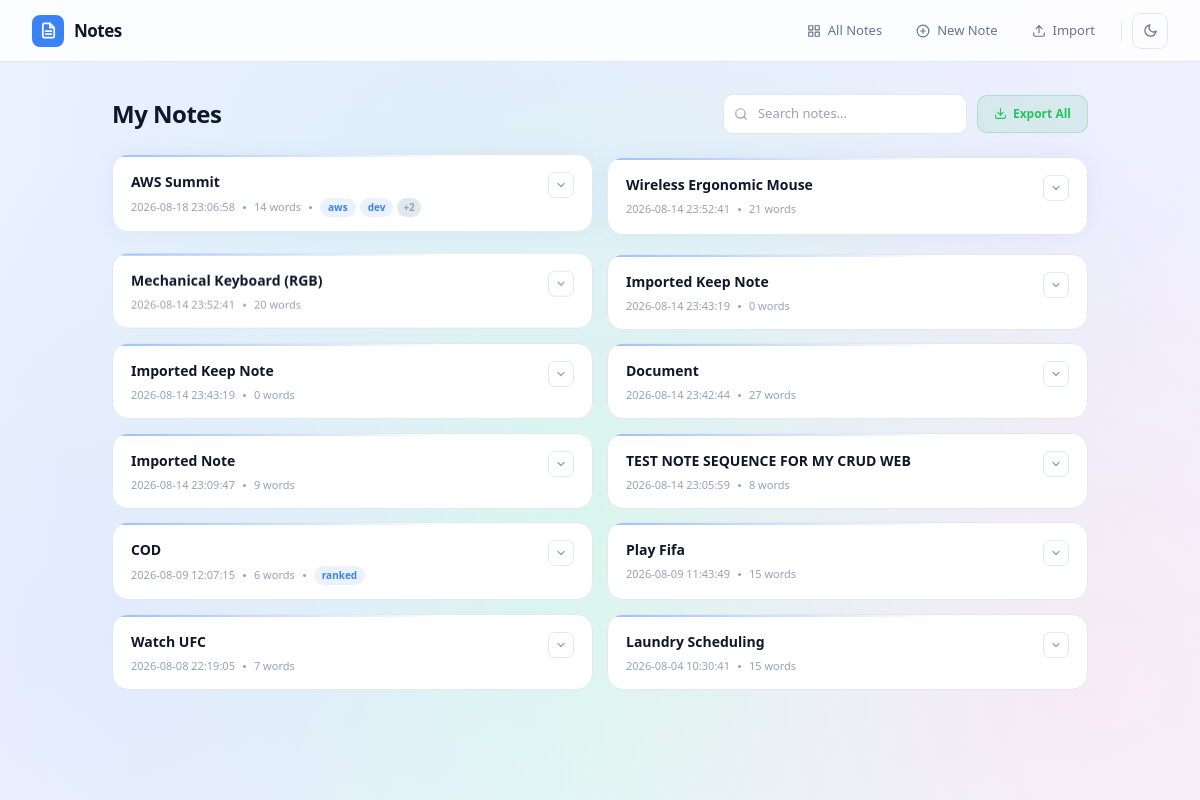
The page / on the database its author committed.
### tables this page shows
CREATE TABLE notes (
            id INTEGER PRIMARY KEY AUTOINCREMENT,
            title TEXT NOT NULL,
            content TEXT NOT NULL
        , is_pinned INTEGER DEFAULT 0, created_at TEXT, updated_at TEXT, word_count INTEGER DEFAULT 0);

CREATE TABLE tags (
            id INTEGER PRIMARY KEY AUTOINCREMENT,
            name TEXT NOT NULL UNIQUE
        );

### app.py (the view)
@app.route('/')
def index():
    conn = get_connection()
    query = request.args.get('q', '')
    search_term = f"%{query}%"
    if query:
        notes = conn.execute(
            'SELECT * FROM notes WHERE title LIKE ? OR content LIKE ? ORDER BY is_pinned DESC, created_at DESC',
            (search_term, search_term)
        ).fetchall()
    else:
        notes = conn.execute(
            'SELECT * FROM notes ORDER BY is_pinned DESC, created_at DESC'
        ).fetchall()
    notes = [dict(note) for note in notes]
    for note in notes:
        tags = conn.execute('''
            SELECT tags.name FROM tags
            JOIN note_tags ON tags.id = note_tags.tag_id
            WHERE note_tags.note_id = ?
        ''', (note['id'],)).fetchall()
        note['tags'] = [tag['name'] for tag in tags]
    conn.close()
    return render_template('index.html', notes=notes, query=query or '')

### app.py (called while the page is built)
@app.template_filter('format_date')
def format_value(value):
    if not value:
        return ''
    try:
        from datetime import datetime
        dt = datetime.strptime(value, '%Y-%m-%d %H:%M:$S')
        return dt.strftime('%-d %b').lstrip('0')
    except:
        return value

### database.py (called while the page is built)
def get_connection():
    conn = sqlite3.connect('notes.db')
    conn.row_factory = sqlite3.Row
    return conn

### templates/index.html (shortened to what this page needs)
{% extends "base.html" %}
{% block content %}
<div class="page-header">
  <h1 class="page-title">My Notes</h1>
  <div class="page-actions">
    <form method="GET" action="{{ url_for('index') }}" style="display:contents">
      <div class="search-wrap">
        <input type="text" name="q" value="{{ query or '' }}" placeholder="Search notes..." class="search-input">
      </div>
    </form>
    <a href="{{ url_for('export_all_notes') }}" class="btn-export-all">
      <svg viewBox="0 0 24 24" fill="none" stroke="currentColor" stroke-width="2" stroke-linecap="round" stroke-linejoin="round">
        <path d="M21 15v4a2 2 0 0 1-2 2H5a2 2 0 0 1-2-2v-4"/>
        <polyline points="7 10 12 15 17 10"/>
        <line x1="12" y1="15" x2="12" y2="3"/>
      </svg>
      Export All
    </a>
  </div>
</div>
<div class="notes-grid">
{% if notes %}
  {% for note in notes %}
  <div class="note-card" id="card-{{ note['id'] }}">
    <div class="card-header" onclick="window.location='{{ url_for('view_note', note_id=note['id']) }}'">
      <div class="card-header-content">
        <div class="card-title">
          {{ note['title'] }}
        </div>
        <div class="card-meta-row">
          <span class="card-date">{{ note['created_at'] | format_date }}</span>
          <span class="card-dot"></span>
          <span class="card-wordcount">{{ note['word_count'] }} words</span>
          {% if note['tags'] %}
          <span class="card-dot"></span>
          <div class="card-tags">
            {% for tag in note['tags'][:2] %}
            <span class="tag-pill">{{ tag }}</span>
            {% endfor %}
            {% if note['tags']|length > 2 %}
            <span class="tag-overflow">+{{ note['tags']|length - 2 }}</span>
            {% endif %}
          </div>
          {% endif %}
        </div>
      </div>
      <button class="card-chevron" id="chev-{{ note['id'] }}"
        onclick="event.stopPropagation(); toggleActions({{ note['id'] }})">
        <svg viewBox="0 0 24 24" fill="none" stroke="currentColor" stroke-width="2.5" stroke-linecap="round" stroke-linejoin="round">
          <polyline points="6 9 12 15 18 9"/>
        </svg>
      </button>
    </div>
  </div>
  {% endfor %}
{% endif %}
</div>
{% endblock %}

### static/style.css (style rules this page uses)
:root { --bg: #f0f4ff; --surface: #ffffff; --border: #e2e8f0; --text: #0f172a; --text-muted: #64748b; --text-subtle: #94a3b8; --accent: #3b82f6; --accent-light: rgba(59,130,246,0.1); --danger: #ef4444; --success: #22c55e; --warning: #f59e0b; --nav-bg: rgba(255,255,255,0.85); --nav-height: 62px; }
* { margin: 0; padding: 0; box-sizing: border-box; }
body { background: var(--bg); color: var(--text); font-family: 'Segoe UI', system-ui, -apple-system, sans-serif; min-height: 100vh; overflow-x: hidden; transition: background 0.4s, color 0.4s; }
.page-header { display: flex; align-items: center; justify-content: space-between; margin-bottom: 28px; flex-wrap: wrap; gap: 12px; }
.page-title { font-size: 24px; font-weight: 800; color: var(--text); letter-spacing: -0.5px; }
.page-actions { display: flex; gap: 10px; align-items: center; flex-wrap: wrap; }
.search-wrap { position: relative; min-width: 240px; }
.search-input { width: 100%; padding: 9px 12px 9px 34px; background: var(--surface); border: 1px solid var(--border); border-radius: 10px; color: var(--text); font-size: 13px; font-family: inherit; outline: none; transition: border-color 0.2s, box-shadow 0.2s; }
.search-input::placeholder { color: var(--text-subtle); }
.btn-export-all { padding: 9px 16px; background: rgba(34,197,94,0.1); border: 1px solid rgba(34,197,94,0.25); border-radius: 10px; color: var(--success); font-size: 12px; font-weight: 600; cursor: pointer; text-decoration: none; font-family: inherit; transition: all 0.2s; display: inline-flex; align-items: center; gap: 6px; white-space: nowrap; }
.btn-export-all svg { width: 13px; height: 13px; }
.notes-grid { display: grid; grid-template-columns: repeat(2, 1fr); gap: 14px; }
.note-card { background: var(--surface); border: 1px solid var(--border); border-radius: 16px; overflow: hidden; position: relative; transition: border-color 0.25s, box-shadow 0.25s, background 0.4s; will-change: transform; }
.note-card::before { content: ''; position: absolute; top: 0; left: 0; right: 0; height: 2px; background: linear-gradient(90deg, var(--accent), transparent 70%); opacity: 0.5; z-index: 1; }
.card-header { padding: 16px 18px 14px; display: flex; align-items: flex-start; gap: 10px; cursor: pointer; }
.card-header-content { flex: 1; min-width: 0; }
.card-title { font-size: 14px; font-weight: 700; color: var(--text); margin-bottom: 6px; white-space: nowrap; overflow: hidden; text-overflow: ellipsis; }
.card-meta-row { display: flex; align-items: center; gap: 8px; flex-wrap: nowrap; overflow: hidden; }
.card-date, .card-wordcount { font-size: 11px; color: var(--text-subtle); white-space: nowrap; flex-shrink: 0; }
.card-dot { width: 3px; height: 3px; border-radius: 50%; background: var(--text-subtle); flex-shrink: 0; }
.card-tags { display: flex; gap: 4px; overflow: hidden; flex: 1; align-items: center; }
.tag-pill { font-size: 10px; font-weight: 600; padding: 2px 8px; border-radius: 20px; background: var(--accent-light); color: var(--accent); white-space: nowrap; flex-shrink: 0; }
.tag-overflow { font-size: 10px; font-weight: 600; padding: 2px 6px; border-radius: 20px; background: var(--border); color: var(--text-subtle); white-space: nowrap; flex-shrink: 0; }
.card-chevron { width: 26px; height: 26px; border-radius: 7px; border: 1px solid var(--border); background: transparent; color: var(--text-subtle); cursor: pointer; display: flex; align-items: center; justify-content: center; flex-shrink: 0; transition: all 0.2s; margin-top: 1px; }
.card-chevron svg { width: 12px; height: 12px; transition: transform 0.25s cubic-bezier(0.4,0,0.2,1); }

### rows shown on the page
notes: title "AWS Summit", created_at "2026-08-18 23:06:58", word_count "14", tags|length "2"
tags: name "aws"
tags: name "dev"
notes: title "Wireless Ergonomic Mouse", created_at "2026-08-14 23:52:41", word_count "21"
notes: title "Mechanical Keyboard (RGB)", created_at "2026-08-14 23:52:41", word_count "20"
notes: title "Imported Keep Note", created_at "2026-08-14 23:43:19", word_count "0"
notes: title "Imported Keep Note", created_at "2026-08-14 23:43:19", word_count "0"
notes: title "Document", created_at "2026-08-14 23:42:44", word_count "27"
notes: title "Imported Note", created_at "2026-08-14 23:09:47", word_count "9"
notes: title "TEST NOTE SEQUENCE FOR MY CRUD WEB", created_at "2026-08-14 23:05:59", word_count "8"
notes: title "COD", created_at "2026-08-09 12:07:15", word_count "6"
tags: name "ranked"
notes: title "Play Fifa", created_at "2026-08-09 11:43:49", word_count "15"
notes: title "Watch UFC", created_at "2026-08-08 22:19:05", word_count "7"
notes: title "Laundry Scheduling", created_at "2026-08-04 10:30:41", word_count "15"
